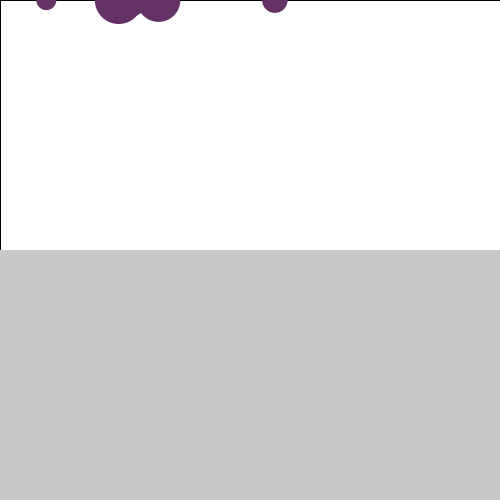
Frame 1 (no input)
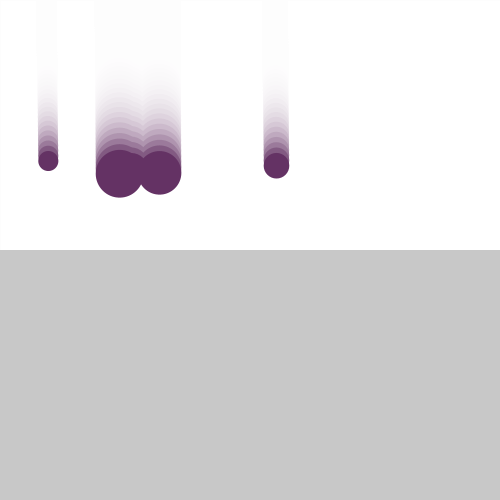
Frame 60 (the mouse pressed at the canvas centre just before this capture)
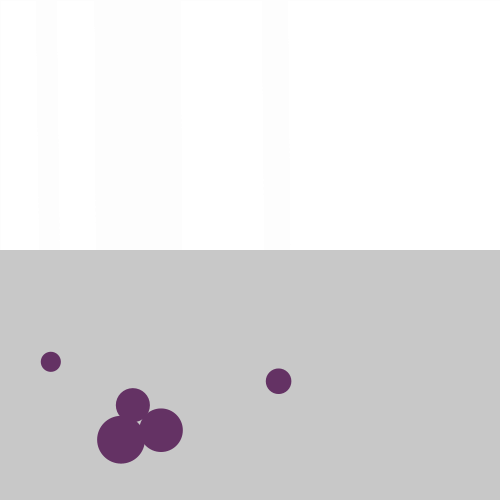
Frame 120 (the mouse held since frame 60 and released just before this capture)

The Processing sketch that drew these frames (run headless with seeded random() and noise(); from frame 60 on, the mouse is pressed at the canvas centre):

// Processing sketch: acceleration_test
// ── acceleration_test.pde
Ball[] balls;
Liquid liquid;
PVector wind;



void setup()
{
  balls = new Ball[5];
  wind = new PVector(0.005, 0);
  liquid = new Liquid(0, height/2, width, height/2,  0.1);
  size(500,500);
  background(255);
  for (int i = 0; i< balls.length; i++)
  {
    balls[i] = new Ball(random(1,10), random(width), 0);
  }
  
}

void draw()
{
  fill(255,50);
  rect(0,0, width, height);
  liquid.display();
  fill(100, 50, 100); //<>//
  for (int i = 0; i< balls.length; i++)
  {
   balls[i].move();
   balls[i].display();
  }  
}

// ── Liquid.pde
class Liquid 
{
  float _x, _y, _liquidWidth, _liquidHeight;
  float constant;
  
  Liquid(float x, float y, float w, float h, float c)
  {
    _x= x;
    _y= y;
    _liquidWidth = w;
    _liquidHeight = h;
    constant = c;
    
  }
  
  void display ()
  {
    noStroke();
    fill(200);
    rect(_x, _y, _liquidWidth, _liquidHeight);
  }
}

// ── Mover.pde
class Ball 
{
  PVector _location;
  PVector _velocity;
  PVector _acceleration;
  float _maxSpeed;
  float _mass;
  
  public Ball(float mass, float x, float y)
  {
    _mass = mass;
    _location = new PVector (x, y);
    _velocity = new PVector(0,0);
    _acceleration =new PVector(0,0);
    _maxSpeed = 5.0;
    
  }
  
  void move()
  {
    PVector mouse = new PVector(mouseX, mouseY);
    PVector mouseAttraction =  PVector.sub(mouse, _location);
    PVector gravity = new PVector (0,.1*_mass);
    float magnitude;
    magnitude = 3/ (_location.mag());
    mouseAttraction.normalize();
    mouseAttraction.mult(magnitude);
    
    /*_acceleration = direction;*/
    
    applyForce(getFriction());
    applyForce(wind);
    applyForce(gravity);
    if (isInsideLiquid(liquid))
    {
      applyForce(getDrag(liquid));
    }
    //applyForce(mouseAttraction);
    _velocity.add(_acceleration);
    //_velocity.limit(_maxSpeed);
    _location.add(_velocity);
    _acceleration.mult(0);
    checkEdges();
  }
  
  void applyForce(PVector force)
  {
    PVector _force = force.get();
    _force.div(_mass);
    _acceleration.add(_force); 
  }
  
  PVector getFriction ()
  {
    PVector friction = _velocity.get();
    //Reibungskoeffizient
    float coefficient = 0.05;
    //nomrale Kraft
    float normal = 1;
    float frictionMagnitude = normal* coefficient;
    friction.normalize();
    friction.mult(-1);
    friction.mult(frictionMagnitude); 
    return friction;
  }
  
  PVector getDrag (Liquid l)
  {
    PVector drag = _velocity.get();
    float speed = _velocity.mag();
    float _constant = l.constant;
    float dragMagnitude = _constant * speed * speed;
    
    drag.normalize();
    drag.mult(-1);
    drag.mult(dragMagnitude);
    return drag; //<>//
  }
   
  void checkEdges()
  {
    if (_location.x<0)
    {
      _velocity.x *= -1;
      _location.x = 0;
    }
    else if(_location.x> width)
    {
      _velocity.x *= -1;
      _location.x = width;
    }  
    if (_location.y > (height-_mass*5/2))
    {
      _velocity.y *= -1;
      _location.y = height- _mass*5/2;
    } 
  }
  
  boolean isInsideLiquid (Liquid l)
  {
    if (_location.x > l._x && _location.x< l._x + l._liquidWidth && _location.y> l._y && _location.y < l._y + l._liquidHeight)
    {
      return true;
    }
    else
    {
      return false;
    }
    
  }
  
  void display()
  {
    ellipse(_location.x, _location.y, _mass*5, _mass*5);
  }
}
